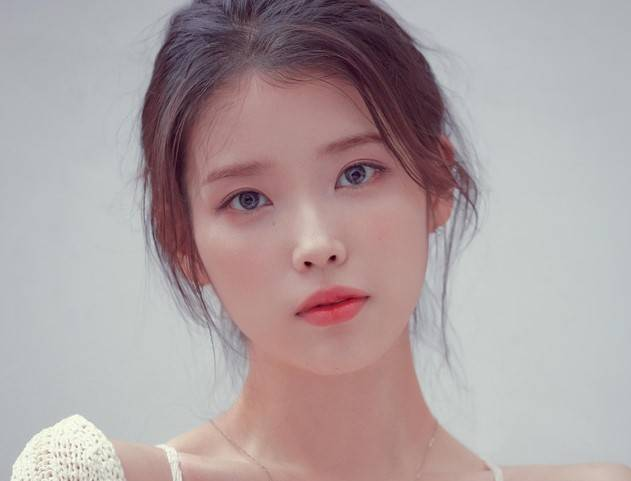
#> input picture 1223機器/peo3.jpg, 631 x 481 px
$ python '眼睛臉辨識.py'
#> lines starting #> are read from the running program, lines starting #| are printed output that depends on the picture; after the words box and inside, x2 and y2 are one past the last pixel; in counts of white or black regions, pixels touching at a corner belong together
# -*- coding: utf-8 -*-
"""
Created on Thu Dec 23 18:37:51 2021

@author: USER
"""
#https://github.com/opencv/opencv/tree/master/data/haarcascades專家寫好的辨識程式
import cv2

face_cascade=cv2.CascadeClassifier('haarcascade_frontalface_default.xml')#辨識人臉圖片語法
eye_cascade=cv2.CascadeClassifier('haarcascade_eye_tree_eyeglasses.xml')#辨識眼睛

img=cv2.imread('peo3.jpg')
#> img is the input picture: shape (481, 631, 3); mean B, G, R 161.1, 159.4, 173.3
gray=cv2.cvtColor(img,cv2.COLOR_BGR2GRAY)
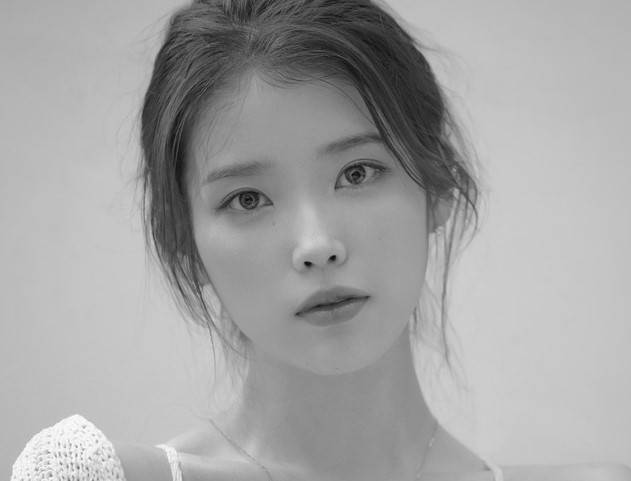
#> gray: shape (481, 631); min 9, max 254, mean 163.9

faces = face_cascade.detectMultiScale(gray,1.3,3)#1.3是辨識範圍(準確度)3是驗證3次
#> faces = [[142, 58, 340, 340]]
print('找到:',len(faces),'張臉')
#| 找到: 1 張臉

for (x,y,w,h) in faces:
    im=cv2.rectangle(img,(x,y),(x+w,y+h),#畫方框3是眶寬度
                     (0,0,255),3)#找出忍臉位置
    roi_gray = gray[y:y+h,x:x+w]
    roi_img = im[y:y+h,x:x+w]
    eyes = eye_cascade.detectMultiScale(roi_gray,1.2,3,minSize=(10,10))
    for (x,y,w,h) in eyes:
        im=cv2.rectangle(roi_img,(x,y),(x+w,y+h),(0,0,255),3) #畫方框3是眶寬度
    print('找到眼睛:',len(eyes),'顆')
#> this loop made 1 pass
#> eyes on pass 1: [[182, 85, 64, 64], [77, 116, 57, 57]]
#| 找到眼睛: 2 顆
#> pass 1, `im=cv2.rectangle(img,(x,y),(x+w,y+h),#畫方框3是眶寬度 (0,0,255),3)#找出忍臉位置`:
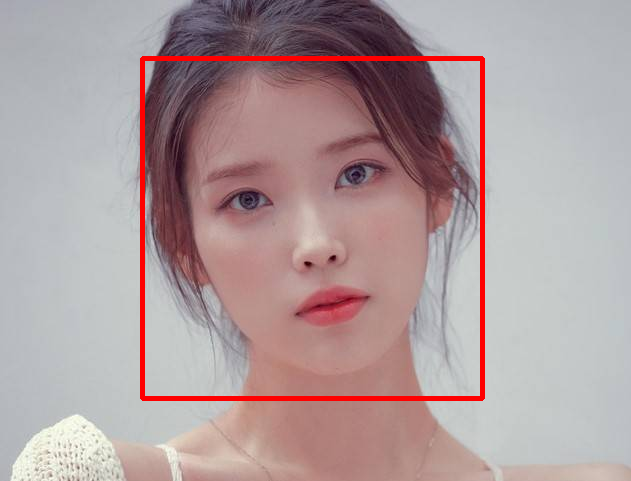
#> im: shape (481, 631, 3); mean B, G, R 157.5, 156, 175.4
#> pass 1, `roi_gray = gray[y:y+h,x:x+w]`:
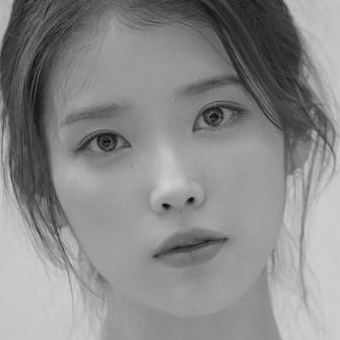
#> roi_gray: shape (340, 340); min 9, max 211, mean 138
#> pass 1, `roi_img = im[y:y+h,x:x+w]`:
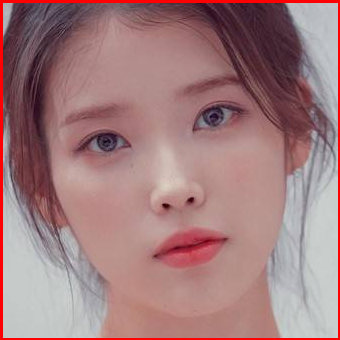
#> roi_img: shape (340, 340, 3); mean B, G, R 126, 124.4, 161.9
#> after the loop:
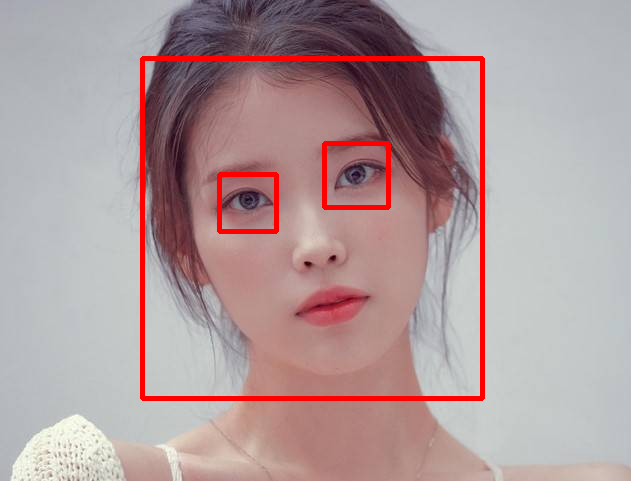
#> img: shape (481, 631, 3); 3.03% of pixels changed, all inside (x1, y1, x2, y2) = (140, 56, 485, 401)
#> after the loop:
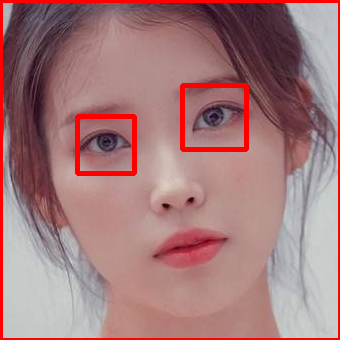
#> roi_img: shape (340, 340, 3); 2.07% of pixels changed, all inside (x1, y1, x2, y2) = (75, 83, 249, 176)

cv2.imshow('faces',img)
cv2.waitKey()
cv2.destroyAllWindows()

$ run again, with 1223機器/peo1.jpg copied over 1223機器/peo3.jpg
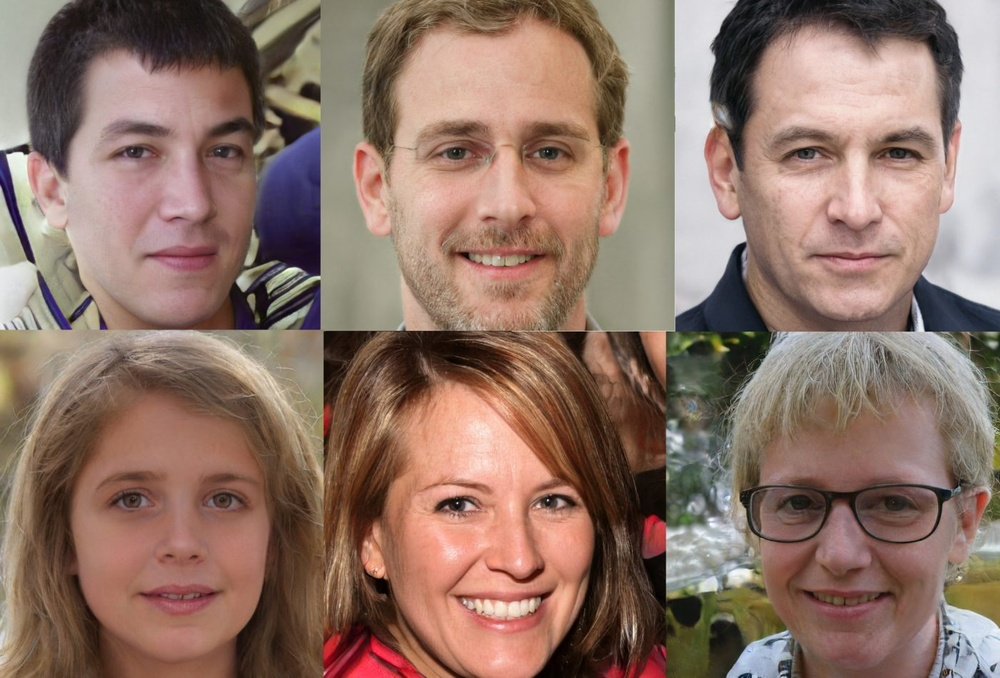
#> input picture 1223機器/peo1.jpg, 1000 x 678 px, shrunk from 1400 x 949 before the run
#> img is the input picture: shape (678, 1000, 3); mean B, G, R 103.4, 115.9, 142.9
#> `gray=cv2.cvtColor(img,cv2.COLOR_BGR2GRAY)`:
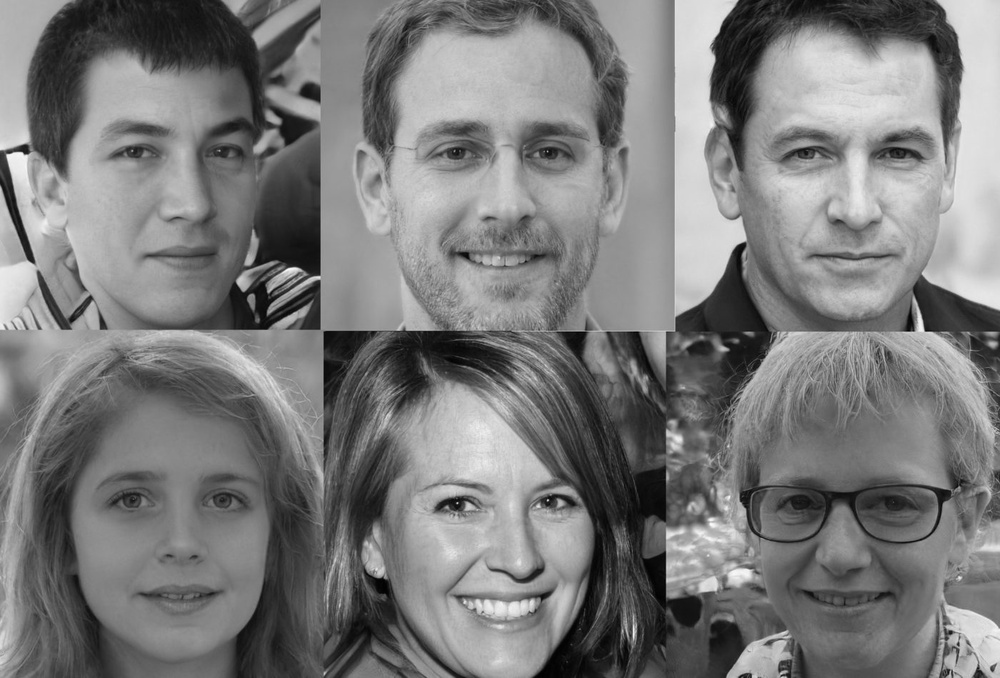
#> gray: shape (678, 1000); min 0, max 251, mean 122.6
#> faces = [[525, 290, 137, 137], [50, 51, 253, 253], [367, 37, 288, 288], [725, 59, 250, 250], [59, 411, 237, 237], [376, 418, 232, 232], [714, 409, 255, 255]]
#| 找到: 7 張臉
#> the loop `for (x,y,w,h) in faces:` made 7 passes
#> eyes on passes 2 to 7: [[155, 81, 42, 42], [63, 77, 49, 49]], [[158, 92, 50, 50], [61, 89, 55, 55]], [[57, 72, 49, 49], [151, 74, 46, 46]], [[138, 64, 53, 53], [46, 64, 51, 51]], [[155, 62, 47, 47], [57, 62, 51, 51]], [[60, 74, 46, 46], [152, 72, 49, 49]]
#> (printed output is left out)
#> after the loop `for (x,y,w,h) in faces:`:
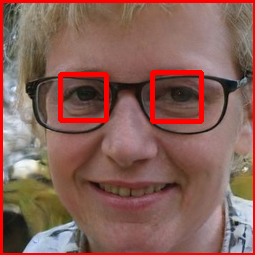
#> roi_img: shape (255, 255, 3); mean B, G, R 87, 95.8, 135.3

$ run again, with 1223機器/peo2.jpg copied over 1223機器/peo3.jpg
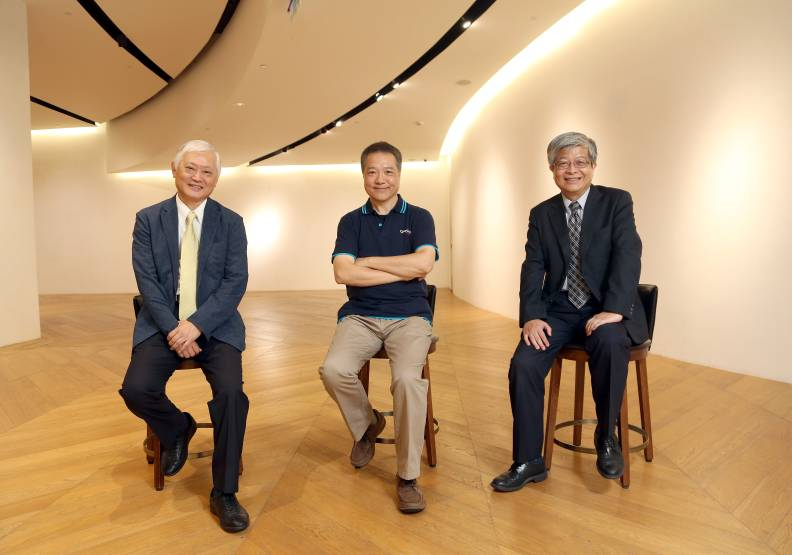
#> input picture 1223機器/peo2.jpg, 792 x 555 px
#> img is the input picture: shape (555, 792, 3); mean B, G, R 111, 150, 183.4
#> `gray=cv2.cvtColor(img,cv2.COLOR_BGR2GRAY)`:
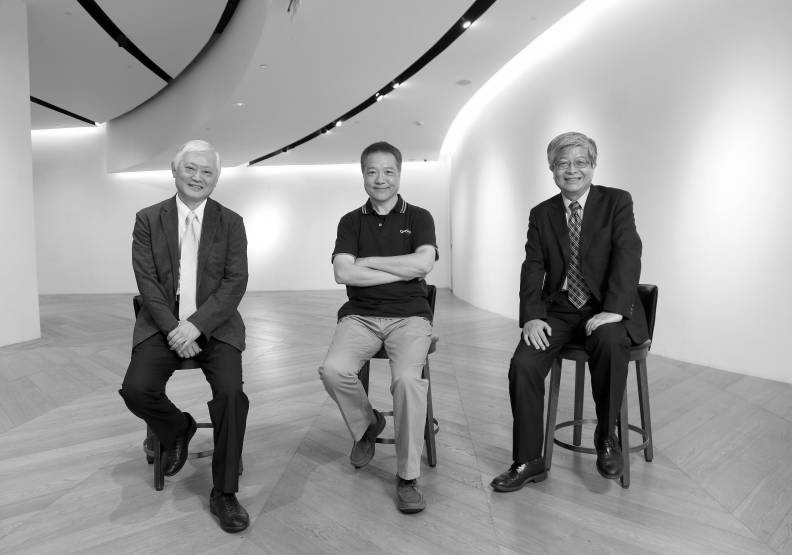
#> gray: shape (555, 792); min 0, max 255, mean 155.6
#> faces = [[356, 153, 49, 49], [547, 144, 50, 50], [177, 153, 46, 46]]
#| 找到: 3 張臉
#> the loop `for (x,y,w,h) in faces:` made 3 passes
#> (printed output is left out)
#> after the loop `for (x,y,w,h) in faces:`:
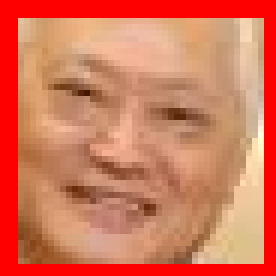
#> roi_img: shape (46, 46, 3) (shown 6 times larger); mean B, G, R 89.5, 117.6, 213.5
